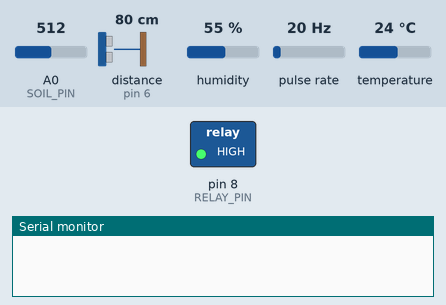
Bench run of a sketch on a simulated Arduino Mega 2560, built with avr-gcc and run on an emulated ATmega2560. On the bench: switched loads named in the sketch (green lamp = pin HIGH), the last lines printed to the serial monitor. Wiring (inferred from the names in the program): ultrasonic range finder: trigger pin 7; echo pin 6; pulse sensor: data pin 2. The test bench sets the inputs (shaded band); at power-on: distance to the obstacle (sensor on pin 6) 80 cm, A0 (SOIL_PIN) = 512, humidity 55 %, pulse rate 20 Hz, temperature 24 °C. The echo pulse lasts 58.3 µs per cm; pins used as bus, display or sensor lines are not drawn.

Above: at 1.2 s.
1.3 s: distance to the obstacle (sensor on pin 6) set to 17 cm
3.5 s: distance to the obstacle (sensor on pin 6) set to 13 cm
At 4.8 s:
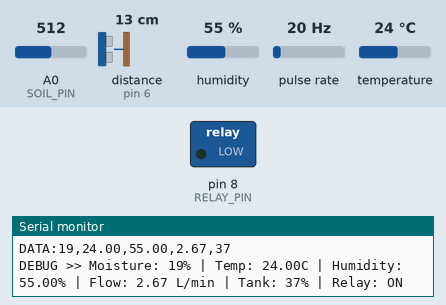
5.5 s: distance to the obstacle (sensor on pin 6) set to 18 cm
At 6.4 s:
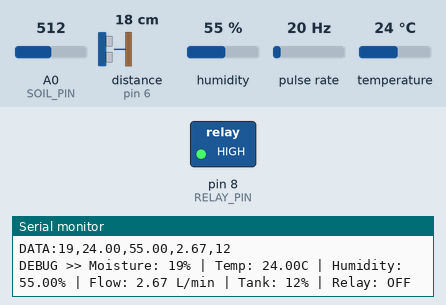
7.5 s: distance to the obstacle (sensor on pin 6) set to 2 cm
At 9.0 s:
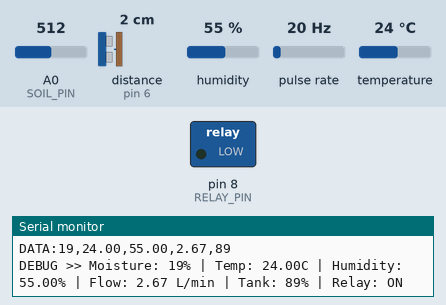
Timing chart, 0 to 10.5 s (numbered marks = the images above; inputs shaded):
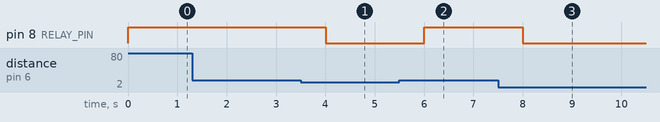

The sketch:

AllSensor.ino
```cpp
#include <Wire.h>
#include <Adafruit_Sensor.h>
#include <Adafruit_BME280.h>

// <----------- HANDWRITTEN CODE & PINS SELECTION, VALUES BY SHASHWAT SATYA aka No-Reed--------------->
#define SOIL_PIN A0
#define FLOW_SENSOR_PIN 2
#define TRIG_PIN 7
#define ECHO_PIN 6
#define RELAY_PIN 8

const int SOIL_DRY_VALUE = 537;
const int SOIL_WET_VALUE = 300;
const float TANK_HEIGHT_CM = 20.0;

Adafruit_BME280 bme;
float temperature, humidity;

// Flow Rate Sensor
volatile int pulseCount = 0;
float flowRate = 0.0;
unsigned long oldTime = 0;

long duration;
float distance;
int tankLevelPercent = 0;

unsigned long lastReadTime = 0;
const long readInterval = 2000;

void pulseCounter()
{
  pulseCount++;
}

void setup()
{
  Serial.begin(9600);

  // Initialize BME280
  if (!bme.begin(0x76))
  {
    Serial.println("DEBUG >> Could not find a valid BME280 sensor, check wiring!");
    while (1)
      ;
  }

  pinMode(FLOW_SENSOR_PIN, INPUT_PULLUP);
  attachInterrupt(digitalPinToInterrupt(FLOW_SENSOR_PIN), pulseCounter, RISING);

  pinMode(TRIG_PIN, OUTPUT);
  pinMode(ECHO_PIN, INPUT);

  pinMode(RELAY_PIN, OUTPUT);

  digitalWrite(RELAY_PIN, HIGH);

  oldTime = millis();
}
// <----------- HANDWRITTEN CODE & PINS SELECTION, VALUES BY SHASHWAT SATYA aka No-Reed--------------->


// <-------------- FROM HERE ONWARDS, ITS AI-GENERATED ------------>
void loop()
{

  if (millis() - lastReadTime >= readInterval)
  {
    lastReadTime = millis();

    int soilRaw = analogRead(SOIL_PIN);
    int soilPercent = map(soilRaw, SOIL_DRY_VALUE, SOIL_WET_VALUE, 10, 100);
    soilPercent = constrain(soilPercent, 10, 100);

    temperature = bme.readTemperature();
    humidity = bme.readHumidity();

    digitalWrite(TRIG_PIN, LOW);
    delayMicroseconds(2);
    digitalWrite(TRIG_PIN, HIGH);
    delayMicroseconds(10);
    digitalWrite(TRIG_PIN, LOW);
    duration = pulseIn(ECHO_PIN, HIGH);
    distance = duration * 0.034 / 2;
    float waterLevel = TANK_HEIGHT_CM - distance;
    if (waterLevel < 0)
    waterLevel = 0;
    if (waterLevel > TANK_HEIGHT_CM)
    waterLevel = TANK_HEIGHT_CM;
    tankLevelPercent = (int)((waterLevel / TANK_HEIGHT_CM) * 100);

    detachInterrupt(digitalPinToInterrupt(FLOW_SENSOR_PIN));
    flowRate = ((1000.0 / (millis() - oldTime)) * pulseCount) / 7.5;
    oldTime = millis();
    pulseCount = 0;
    attachInterrupt(digitalPinToInterrupt(FLOW_SENSOR_PIN), pulseCounter, RISING);

    if (tankLevelPercent < 30)
    {

      digitalWrite(RELAY_PIN, HIGH);
    }
    else
    {

      digitalWrite(RELAY_PIN, LOW);
    }

    String dataString = "DATA:" + String(soilPercent) + "," +
    String(temperature) + "," +
    String(humidity) + "," +
    String(flowRate) + "," +
    String(tankLevelPercent);
    Serial.println(dataString);

    String debugString = "DEBUG >> Moisture: " + String(soilPercent) + "% | " +
    "Temp: " + String(temperature) + "C | " +
    "Humidity: " + String(humidity) + "% | " +
    "Flow: " + String(flowRate) + " L/min | " +
    "Tank: " + String(tankLevelPercent) + "% | " +
    "Relay: " + (digitalRead(RELAY_PIN) == LOW ? "ON" : "OFF");
    Serial.println(debugString);
  }
}
// <-------------- FROM HERE ONWARDS, ITS AI-GENERATED ------------>
```

Measured:
- the behaviour switches between 15 and 14 cm on distance to the obstacle (sensor on pin 6) (found by bisection; images 0 and 1)
- after the input at 3.5 s, pin 8 (RELAY_PIN): HIGH → LOW after 0.50 s
- after the input at 5.5 s, pin 8 (RELAY_PIN): LOW → HIGH after 0.51 s
- after the input at 7.5 s, pin 8 (RELAY_PIN): HIGH → LOW after 0.50 s
